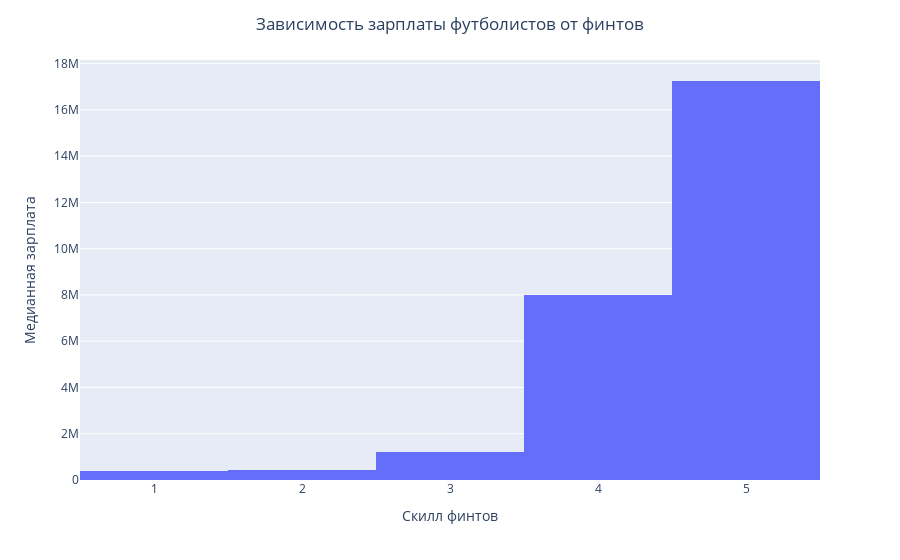

The cell this chart's notebook holds for it:
### Code cell
fig_cost_fint = px.histogram(df_value,
                             x="Skill Moves",
                             y="Int_Value", 
                             nbins=5)

fig_cost_fint.update_layout(
    title="Зависимость зарплаты футболистов от финтов",
    title_x = 0.5,
    xaxis_title="Скилл финтов",
    yaxis_title="Медианная зарплата")

fig_cost_fint.show()

### Figure 1 — Plotly figure (JSON) as saved in the notebook; plotly's stock layout.template omitted (floating-point values rounded to 4 significant figures)
{"data": [{"alignmentgroup": "True", "bingroup": "x", "histfunc": "sum", "hovertemplate": "Skill Moves=%{x}<br>sum of Int_Value=%{y}<extra></extra>", "legendgroup": "", "marker": {"color": "#636efa", "pattern": {"shape": ""}}, "name": "", "nbinsx": 5, "offsetgroup": "", "orientation": "v", "showlegend": false, "type": "histogram", "x": [1, 2, 3, 4, 5], "xaxis": "x", "y": [375000, 450000, 1200000, 8000000, 17250000], "yaxis": "y"}], "layout": {"barmode": "relative", "legend": {"tracegroupgap": 0}, "margin": {"t": 60}, "title": {"text": "Зависимость зарплаты футболистов от финтов", "x": 0.5}, "xaxis": {"anchor": "y", "domain": [0, 1], "title": {"text": "Скилл финтов"}}, "yaxis": {"anchor": "x", "domain": [0, 1], "title": {"text": "Медианная зарплата"}}}}
